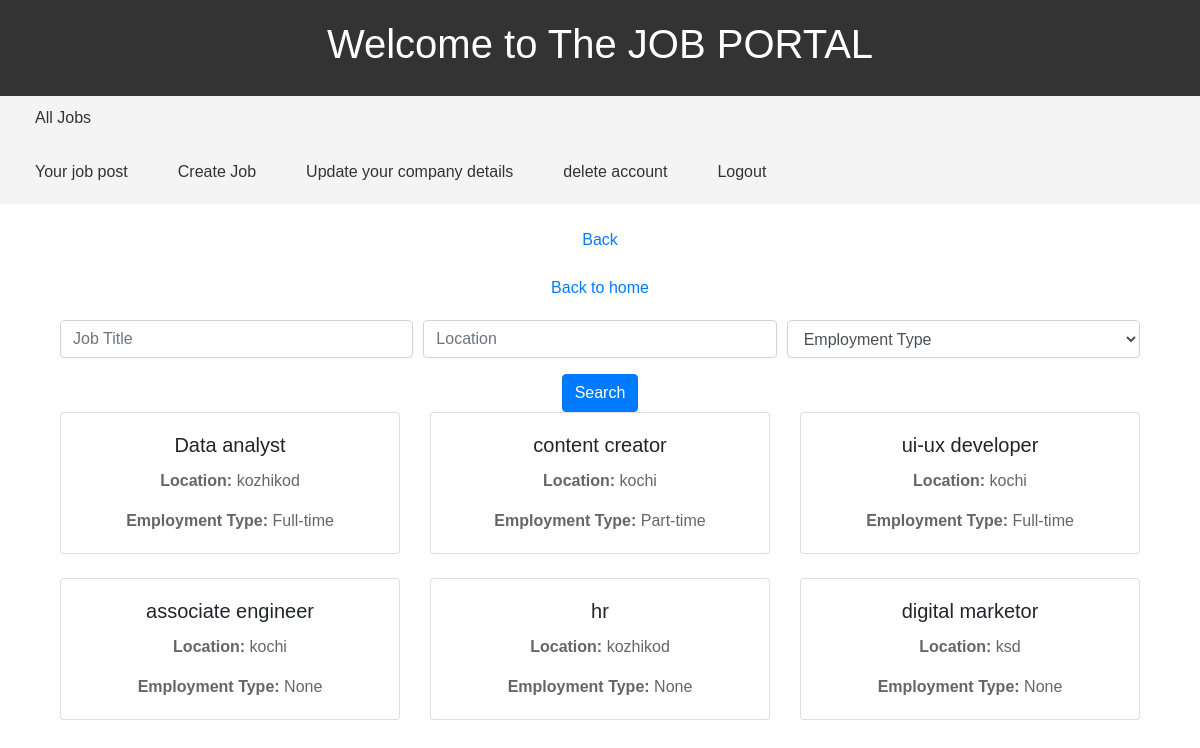
The page /search/ (signed in) on the database its author committed.
### job/models.py (models this page shows, shortened)
class Job (models.Model):
    user = models. ForeignKey (User, on_delete=models.CASCADE)
    company = models. ForeignKey (Company, on_delete=models.CASCADE)
    title = models. CharField(max_length=100)
    location = models. CharField(max_length=100)
    salary = models. PositiveIntegerField(default=35000)
    is_available=models.BooleanField(default=True)
    timestamb=models.DateTimeField(auto_now_add=True)
    job_description = models.TextField(null=True,blank=True)
    required_qualifications = models.CharField(max_length=50,null=True,blank=True)
    responsibilities = models.TextField(null=True,blank=True)
    application_Deadline = models.DateField(null=True,blank=True)
    salary_Range = models.CharField(max_length=50,null=True,blank=True)
    option = (('Full-time', 'Full-time'), ('Part-time', 'Part-time'), ('Contract', 'Contract'), ('etc', 'etc'))
    Employment_Type = models.CharField(choices=option, max_length=20,null=True,blank=True)
    Company_Benefits = models.TextField(null=True,blank=True)
    How_to_Apply = models.TextField(null=True,blank=True)
    cover_letter=models.CharField(max_length=20,null=True,blank=True)
    status_choices = (('Accepted', 'Accepted'),
                      ('Declined', 'Declined'),
                      ('Pending', 'Pending'))
    status = models.CharField(max_length=20, choices=status_choices,null=True)

### website/views.py (the view)
# urls.py: path('search/',SearchView.as_view(),name="search")
class SearchView(ListView):
    model = Job
    template_name = 'website/search.html'
    context_object_name = 'jobapp'
    def get_queryset(self):
        queryset = super().get_queryset()
        title = self.request.GET.get('job_title', '')
        location = self.request.GET.get('job_location', '')
        employment_type = self.request.GET.get('employment_type', '')
        if title:
            queryset = queryset.filter(title__icontains=title)
        if location:
            queryset = queryset.filter(location__icontains=location)
        if employment_type:
            queryset = queryset.filter(Employment_Type__icontains=employment_type)
        return queryset

### templates/website/search.html (shortened to what this page needs)
{% extends "users/base.html" %}
{% block content %}
    <div class="container">
        <form class="search-form" action="{% url 'search' %}" method="GET">
            <div class="form-row">
              <div class="form-group col-md-4">
                <input type="text" class="form-control" name="job_title" placeholder="Job Title">
              </div>
              <div class="form-group col-md-4">
                <input type="text" class="form-control" name="job_location" placeholder="Location">
              </div>
              <div class="form-group col-md-4">
                <select class="form-control" name="employment_type">
                  <option value="">Employment Type</option>
                </select>
            </div>
          </div>
          <button type="submit" class="btn btn-primary">Search</button>
        </form>
        <div class="row">
            {% if jobapp %}
                {% for job in jobapp %}
                    <div class="col-md-4 mb-4">
                        <div class="card">
                            <div class="card-body">
                                <h5 class="card-title">{{ job.title }}</h5>
                                <p class="card-text"><strong>Location:</strong> {{ job.location }}</p>
                                <p class="card-text"><strong>Employment Type:</strong> {{ job.Employment_Type }}</p>
                            </div>
                        </div>
                    </div>
                {% endfor %}
            {% else %}
                <div class="col">
                    <p>No jobs found.</p>
                </div>
            {% endif %}
        </div>
    </div>
{% endblock %}

### templates/users/base.html (style rules this page uses)
body { font-family: Arial, sans-serif; margin: 0; padding: 0; }
.container { margin: 20px auto; text-align: center; }
.container p { color: #666; margin-top: 10px; }

### rows shown on the page
Job: title "Data analyst", location "kozhikod", Employment_Type "Full-time"
Job: title "content creator", location "kochi", Employment_Type "Part-time"
Job: title "ui-ux developer", location "kochi", Employment_Type "Full-time"
Job: title "associate engineer", location "kochi", Employment_Type "None"
Job: title "hr", location "kozhikod", Employment_Type "None"
Job: title "digital marketor", location "ksd", Employment_Type "None"
